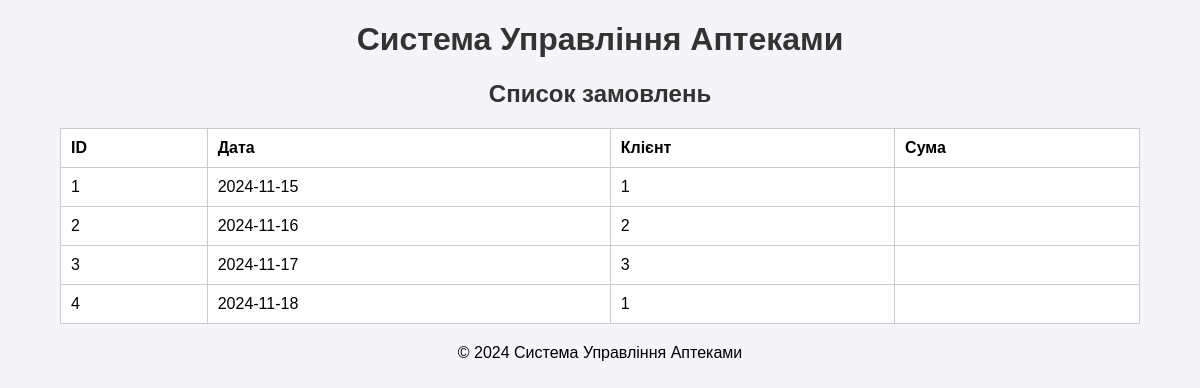
The page /pages/zamovlennya.php on the database its author committed.
### tables this page shows
CREATE TABLE `ZAMOVLENNYA` (
  `ID_ZAMOVLENNYA` int(11) NOT NULL,
  `DATE` date NOT NULL,
  `ID_APTEKA` int(11) DEFAULT NULL,
  `ID_LIKY` int(11) DEFAULT NULL,
  `ID_POKUPEC` int(11) DEFAULT NULL,
  `QUANTITY` int(11) NOT NULL
);

### pages/zamovlennya.php (the view, shortened to what this page needs)
<?php
include('../includes/db.php');
include('../includes/header.php');
$query = 'SELECT * FROM ZAMOVLENNYA';
$stmt = $pdo->query($query);
echo "<h2>Список замовлень</h2>";
echo "<table>
        <tr><th>ID</th><th>Дата</th><th>Клієнт</th><th>Сума</th></tr>";
while ($row = $stmt->fetch(PDO::FETCH_ASSOC)) {
    echo "<tr>
            <td>{$row['ID_ZAMOVLENNYA']}</td>
            <td>{$row['DATE']}</td>
            <td>{$row['ID_POKUPEC']}</td>
            <td>{$row['TOTAL_SUM']}</td>
          </tr>";
}
echo "</table>";
include('../includes/footer.php');
?>

### assets/style.css (style rules this page uses)
body { font-family: Arial, sans-serif; margin: 0; padding: 0; background-color: #f4f4f9; }
h1, h2 { text-align: center; color: #333; }
table { margin: 20px auto; border-collapse: collapse; width: 90%; background: #fff; }
table, th, td { border: 1px solid #ccc; }
th, td { padding: 10px; text-align: left; }

### rows shown on the page
zamovlennya: ID_ZAMOVLENNYA "1", DATE "2024-11-15", ID_POKUPEC "1"
zamovlennya: ID_ZAMOVLENNYA "2", DATE "2024-11-16", ID_POKUPEC "2"
zamovlennya: ID_ZAMOVLENNYA "3", DATE "2024-11-17", ID_POKUPEC "3"
zamovlennya: ID_ZAMOVLENNYA "4", DATE "2024-11-18", ID_POKUPEC "1"
